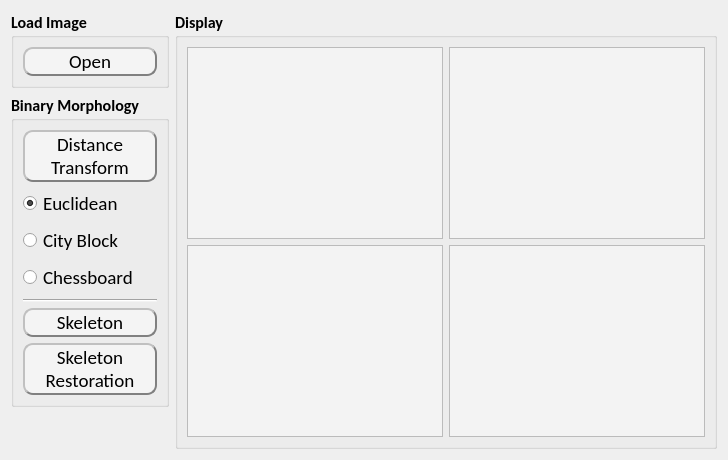
      <widget class="QWidget" name="Project_4">
       <attribute name="title">
        <string>Project 4</string>
       </attribute>
       <layout class="QHBoxLayout" name="horizontalLayout_12">
        <item>
         <layout class="QHBoxLayout" name="horizontalLayout_6" stretch="1,10">
          <item>
           <layout class="QVBoxLayout" name="verticalLayout_18" stretch="2,8,7">
            <item>
             <widget class="QGroupBox" name="LoadImageGroupBox_4">
              <property name="font">
               <font>
                <family>Calibri</family>
                <pointsize>12</pointsize>
                <weight>75</weight>
                <bold>true</bold>
               </font>
              </property>
              <property name="mouseTracking">
               <bool>false</bool>
              </property>
              <property name="styleSheet">
               <string notr="true">QFrame{
		background-color: rgb(243, 243, 243);
}

QPushButton:hover{
		font-family: Calibri;
		font-size: 20px;
		font-style: bold;
		color: #1d649c;
}</string>
              </property>
              <property name="title">
               <string>Load Image</string>
              </property>
              <layout class="QVBoxLayout" name="verticalLayout_16">
               <item>
                <widget class="QPushButton" name="OpenButton_4">
                 <property name="sizePolicy">
                  <sizepolicy hsizetype="Minimum" vsizetype="Preferred">
                   <horstretch>0</horstretch>
                   <verstretch>0</verstretch>
                  </sizepolicy>
                 </property>
                 <property name="font">
                  <font>
                   <family>Calibri</family>
                   <pointsize>14</pointsize>
                   <weight>50</weight>
                   <bold>false</bold>
                  </font>
                 </property>
                 <property name="styleSheet">
                  <string notr="true">QPushButton{
		background-color: rgb(244, 244, 244);
    	border-radius: 10px;  
		border: 2px groove gray;
    	border-style: outset;
}

QPushButton:hover{
		border:2px solid #1d649c;
}</string>
                 </property>
                 <property name="text">
                  <string>Open</string>
                 </property>
                </widget>
               </item>
              </layout>
             </widget>
            </item>
            <item>
             <widget class="QGroupBox" name="BinaryMorphGroupBox_4">
              <property name="sizePolicy">
               <sizepolicy hsizetype="Preferred" vsizetype="Preferred">
                <horstretch>0</horstretch>
                <verstretch>0</verstretch>
               </sizepolicy>
              </property>
              <property name="font">
               <font>
                <family>Calibri</family>
                <pointsize>12</pointsize>
                <weight>75</weight>
                <bold>true</bold>
               </font>
              </property>
              <property name="mouseTracking">
               <bool>false</bool>
              </property>
              <property name="styleSheet">
               <string notr="true">QFrame{
		background-color: rgb(243, 243, 243);
}

QPushButton:hover{
		font-family: &quot;Calibri&quot;;
		font-size: 24px;
		font-style: bold;
		color: #1d649c;
		border:1px solid #1d649c;
}</string>
              </property>
              <property name="title">
               <string>Binary Morphology</string>
              </property>
              <layout class="QVBoxLayout" name="verticalLayout_17" stretch="1,1,1,1,1,1,1">
               <item>
                <widget class="QPushButton" name="DistanceTransformButton">
                 <property name="sizePolicy">
                  <sizepolicy hsizetype="Minimum" vsizetype="Preferred">
                   <horstretch>0</horstretch>
                   <verstretch>0</verstretch>
                  </sizepolicy>
                 </property>
                 <property name="font">
                  <font>
                   <family>Calibri</family>
                   <pointsize>14</pointsize>
                   <weight>50</weight>
                   <bold>false</bold>
                  </font>
                 </property>
                 <property name="styleSheet">
                  <string notr="true">QPushButton{
		background-color: rgb(244, 244, 244);
    	border-radius: 10px;  
		border: 2px groove gray;
    	border-style: outset;
}

QPushButton:hover{
		border:2px solid #1d649c;
}</string>
                 </property>
                 <property name="text">
                  <string>Distance 
Transform</string>
                 </property>
                </widget>
               </item>
               <item>
                <widget class="QRadioButton" name="EuclideanButton">
                 <property name="enabled">
                  <bool>true</bool>
                 </property>
                 <property name="font">
                  <font>
                   <family>Calibri</family>
                   <pointsize>14</pointsize>
                   <weight>50</weight>
                   <bold>false</bold>
                  </font>
                 </property>
                 <property name="text">
                  <string>Euclidean</string>
                 </property>
                 <property name="checked">
                  <bool>true</bool>
                 </property>
                </widget>
               </item>
               <item>
                <widget class="QRadioButton" name="CityBlockButton">
                 <property name="enabled">
                  <bool>true</bool>
                 </property>
                 <property name="font">
                  <font>
                   <family>Calibri</family>
                   <pointsize>14</pointsize>
                   <weight>50</weight>
                   <bold>false</bold>
                  </font>
                 </property>
                 <property name="text">
                  <string>City Block</string>
                 </property>
                </widget>
               </item>
               <item>
                <widget class="QRadioButton" name="ChessboardButton">
                 <property name="enabled">
                  <bool>true</bool>
                 </property>
                 <property name="font">
                  <font>
                   <family>Calibri</family>
                   <pointsize>14</pointsize>
                   <weight>50</weight>
                   <bold>false</bold>
                  </font>
                 </property>
                 <property name="text">
                  <string>Chessboard</string>
                 </property>
                </widget>
               </item>
               <item>
                <widget class="Line" name="line">
                 <property name="orientation">
                  <enum>Qt::Horizontal</enum>
                 </property>
                </widget>
               </item>
               <item>
                <widget class="QPushButton" name="SkeletonButton">
                 <property name="sizePolicy">
                  <sizepolicy hsizetype="Minimum" vsizetype="Preferred">
                   <horstretch>0</horstretch>
                   <verstretch>0</verstretch>
                  </sizepolicy>
                 </property>
                 <property name="font">
                  <font>
                   <family>Calibri</family>
                   <pointsize>14</pointsize>
                   <weight>50</weight>
                   <bold>false</bold>
                  </font>
                 </property>
                 <property name="styleSheet">
                  <string notr="true">QPushButton{
		background-color: rgb(244, 244, 244);
    	border-radius: 10px;  
		border: 2px groove gray;
    	border-style: outset;
}

QPushButton:hover{
		border:2px solid #1d649c;
}</string>
                 </property>
                 <property name="text">
                  <string>Skeleton</string>
                 </property>
                </widget>
               </item>
               <item>
                <widget class="QPushButton" name="SkeletonRestorationButton">
                 <property name="sizePolicy">
                  <sizepolicy hsizetype="Minimum" vsizetype="Preferred">
                   <horstretch>0</horstretch>
                   <verstretch>0</verstretch>
                  </sizepolicy>
                 </property>
                 <property name="font">
                  <font>
                   <family>Calibri</family>
                   <pointsize>14</pointsize>
                   <weight>50</weight>
                   <bold>false</bold>
                  </font>
                 </property>
                 <property name="styleSheet">
                  <string notr="true">QPushButton{
		background-color: rgb(244, 244, 244);
    	border-radius: 10px;  
		border: 2px groove gray;
    	border-style: outset;
}

QPushButton:hover{
		border:2px solid #1d649c;
}</string>
                 </property>
                 <property name="text">
                  <string>Skeleton
Restoration</string>
                 </property>
                </widget>
               </item>
              </layout>
             </widget>
            </item>
            <item>
             <spacer name="verticalSpacer_4">
              <property name="orientation">
               <enum>Qt::Vertical</enum>
              </property>
              <property name="sizeHint" stdset="0">
               <size>
                <width>20</width>
                <height>40</height>
               </size>
              </property>
             </spacer>
            </item>
           </layout>
          </item>
          <item>
           <widget class="QGroupBox" name="DisplayGroupBox_4">
            <property name="sizePolicy">
             <sizepolicy hsizetype="Preferred" vsizetype="Preferred">
              <horstretch>0</horstretch>
              <verstretch>0</verstretch>
             </sizepolicy>
            </property>
            <property name="font">
             <font>
              <family>Calibri</family>
              <pointsize>12</pointsize>
              <weight>75</weight>
              <bold>true</bold>
             </font>
            </property>
            <property name="mouseTracking">
             <bool>false</bool>
            </property>
            <property name="styleSheet">
             <string notr="true">QFrame{
		background-color: rgb(243, 243, 243);
}</string>
            </property>
            <property name="title">
             <string>Display</string>
            </property>
            <property name="flat">
             <bool>false</bool>
            </property>
            <layout class="QVBoxLayout" name="verticalLayout_10">
             <item>
              <layout class="QHBoxLayout" name="horizontalLayout_13">
               <property name="spacing">
                <number>6</number>
               </property>
               <property name="topMargin">
                <number>0</number>
               </property>
               <item>
                <widget class="ImageView" name="RawImageView_4">
                 <property name="sizePolicy">
                  <sizepolicy hsizetype="Preferred" vsizetype="Preferred">
                   <horstretch>0</horstretch>
                   <verstretch>0</verstretch>
                  </sizepolicy>
                 </property>
                </widget>
               </item>
               <item>
                <widget class="ImageView" name="GrayImageView_4">
                 <property name="sizePolicy">
                  <sizepolicy hsizetype="Preferred" vsizetype="Preferred">
                   <horstretch>0</horstretch>
                   <verstretch>0</verstretch>
                  </sizepolicy>
                 </property>
                </widget>
               </item>
              </layout>
             </item>
             <item>
              <layout class="QHBoxLayout" name="horizontalLayout_14">
               <item>
                <widget class="ImageView" name="BinaryImageView_4">
                 <property name="sizePolicy">
                  <sizepolicy hsizetype="Preferred" vsizetype="Preferred">
                   <horstretch>0</horstretch>
                   <verstretch>0</verstretch>
                  </sizepolicy>
                 </property>
                </widget>
               </item>
               <item>
                <widget class="ImageView" name="MorphImageView_4">
                 <property name="sizePolicy">
                  <sizepolicy hsizetype="Preferred" vsizetype="Preferred">
                   <horstretch>0</horstretch>
                   <verstretch>0</verstretch>
                  </sizepolicy>
                 </property>
                </widget>
               </item>
              </layout>
             </item>
            </layout>
           </widget>
          </item>
         </layout>
        </item>
       </layout>
      </widget>
